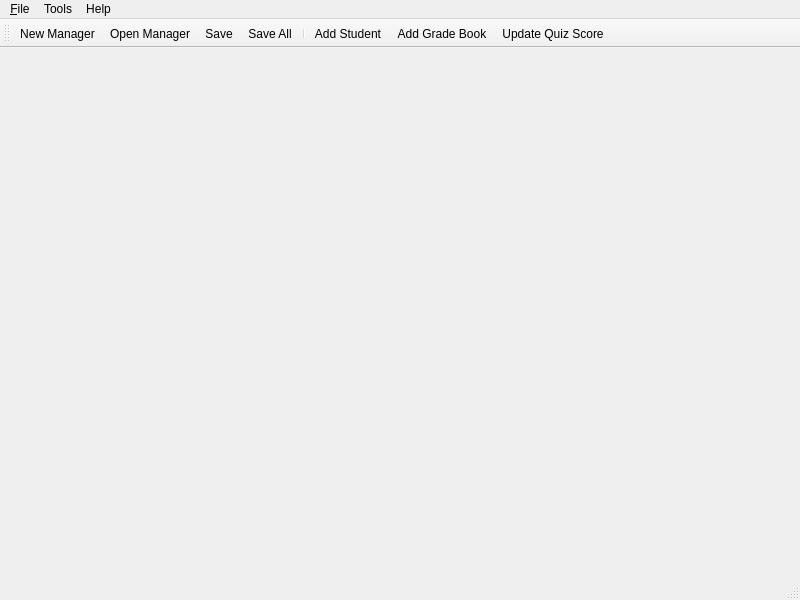
<?xml version="1.0" encoding="UTF-8"?>
<ui version="4.0">
 <class>GwMainWindow</class>
 <widget class="QMainWindow" name="GwMainWindow">
  <property name="geometry">
   <rect>
    <x>0</x>
    <y>0</y>
    <width>800</width>
    <height>600</height>
   </rect>
  </property>
  <property name="windowTitle">
   <string>MainWindow</string>
  </property>
  <property name="styleSheet">
   <string notr="true"/>
  </property>
  <property name="unifiedTitleAndToolBarOnMac">
   <bool>false</bool>
  </property>
  <widget class="QWidget" name="centralwidget"/>
  <widget class="QMenuBar" name="menubar">
   <property name="geometry">
    <rect>
     <x>0</x>
     <y>0</y>
     <width>800</width>
     <height>21</height>
    </rect>
   </property>
   <widget class="QMenu" name="menu_File">
    <property name="title">
     <string>&amp;File</string>
    </property>
    <addaction name="action_New_Manager"/>
    <addaction name="actionOpen_Manager"/>
    <addaction name="actionSave"/>
    <addaction name="actionSave_All"/>
    <addaction name="separator"/>
    <addaction name="actionPrint_Preview"/>
    <addaction name="actionPrint"/>
    <addaction name="actionExport_PDF"/>
    <addaction name="separator"/>
    <addaction name="actionClose"/>
    <addaction name="actionE_xit"/>
   </widget>
   <widget class="QMenu" name="menuTools">
    <property name="title">
     <string>Tools</string>
    </property>
    <addaction name="actionAdd_Student"/>
    <addaction name="actionCreate_Grade_Book"/>
    <addaction name="actionUpdate_Quiz_Score"/>
    <addaction name="actionCreateReportSlip"/>
    <addaction name="actionCreateResultSheet"/>
    <addaction name="separator"/>
    <addaction name="separator"/>
   </widget>
   <widget class="QMenu" name="menuHelp">
    <property name="title">
     <string>Help</string>
    </property>
    <addaction name="actionAbout"/>
    <addaction name="actionAbout_Qt"/>
   </widget>
   <addaction name="menu_File"/>
   <addaction name="menuTools"/>
   <addaction name="menuHelp"/>
  </widget>
  <widget class="QStatusBar" name="statusbar"/>
  <widget class="QToolBar" name="toolBar">
   <property name="windowTitle">
    <string>toolBar</string>
   </property>
   <attribute name="toolBarArea">
    <enum>TopToolBarArea</enum>
   </attribute>
   <attribute name="toolBarBreak">
    <bool>false</bool>
   </attribute>
   <addaction name="action_New_Manager"/>
   <addaction name="actionOpen_Manager"/>
   <addaction name="actionSave"/>
   <addaction name="actionSave_All"/>
   <addaction name="separator"/>
   <addaction name="actionAdd_Student"/>
   <addaction name="actionCreate_Grade_Book"/>
   <addaction name="actionUpdate_Quiz_Score"/>
  </widget>
  <action name="action_New_Manager">
   <property name="icon">
    <iconset theme="document-new" resource="images.qrc">
     <normaloff>:/win/images/images/win/filenew.png</normaloff>:/win/images/images/win/filenew.png</iconset>
   </property>
   <property name="text">
    <string>&amp;New Manager</string>
   </property>
   <property name="toolTip">
    <string>Start a new ResultManager</string>
   </property>
   <property name="statusTip">
    <string>Create new ResultManager</string>
   </property>
   <property name="shortcut">
    <string>Ctrl+N</string>
   </property>
  </action>
  <action name="actionOpen_Manager">
   <property name="icon">
    <iconset resource="images.qrc">
     <normaloff>:/win/images/images/win/fileopen.png</normaloff>:/win/images/images/win/fileopen.png</iconset>
   </property>
   <property name="text">
    <string>&amp;Open Manager</string>
   </property>
   <property name="toolTip">
    <string>Open an existing Result Manager</string>
   </property>
   <property name="statusTip">
    <string>Open a ResultManager</string>
   </property>
   <property name="shortcut">
    <string>Ctrl+O</string>
   </property>
  </action>
  <action name="actionSave">
   <property name="icon">
    <iconset resource="images.qrc">
     <normaloff>:/win/images/images/win/filesave.png</normaloff>:/win/images/images/win/filesave.png</iconset>
   </property>
   <property name="text">
    <string>&amp;Save</string>
   </property>
   <property name="toolTip">
    <string>Save changes made in the Table</string>
   </property>
   <property name="statusTip">
    <string>Save Changes made in the Table</string>
   </property>
   <property name="shortcut">
    <string>Ctrl+S</string>
   </property>
  </action>
  <action name="actionSave_All">
   <property name="text">
    <string>Save &amp;All</string>
   </property>
   <property name="toolTip">
    <string>Save Changes in all GradeBooks</string>
   </property>
   <property name="statusTip">
    <string>Save Changes made in the Tables</string>
   </property>
  </action>
  <action name="actionClose">
   <property name="text">
    <string>Close</string>
   </property>
   <property name="statusTip">
    <string>Close the application</string>
   </property>
  </action>
  <action name="actionE_xit">
   <property name="text">
    <string>E&amp;xit</string>
   </property>
   <property name="statusTip">
    <string>Exit all instants of the application</string>
   </property>
  </action>
  <action name="actionAdd_Student">
   <property name="text">
    <string>Add Student</string>
   </property>
   <property name="toolTip">
    <string>Add Student        Alt+A</string>
   </property>
   <property name="statusTip">
    <string>Add Student to the Manager</string>
   </property>
   <property name="shortcut">
    <string>Alt+A</string>
   </property>
  </action>
  <action name="actionCreate_Grade_Book">
   <property name="text">
    <string>Add Grade Book</string>
   </property>
   <property name="toolTip">
    <string>Add Grade Book   Alt+G</string>
   </property>
   <property name="statusTip">
    <string>Add a new GradeBook</string>
   </property>
   <property name="shortcut">
    <string>Alt+G</string>
   </property>
  </action>
  <action name="actionUpdate_Quiz_Score">
   <property name="text">
    <string>Update Quiz Score</string>
   </property>
   <property name="statusTip">
    <string>Update Student's grades</string>
   </property>
  </action>
  <action name="actionPrint">
   <property name="icon">
    <iconset resource="images.qrc">
     <normaloff>:/win/images/images/win/fileprint.png</normaloff>:/win/images/images/win/fileprint.png</iconset>
   </property>
   <property name="text">
    <string>Print</string>
   </property>
   <property name="statusTip">
    <string>Print The current Page</string>
   </property>
   <property name="shortcut">
    <string>Ctrl+P</string>
   </property>
  </action>
  <action name="actionExport_PDF">
   <property name="icon">
    <iconset resource="images.qrc">
     <normaloff>:/win/images/images/win/exportpdf.png</normaloff>:/win/images/images/win/exportpdf.png</iconset>
   </property>
   <property name="text">
    <string>Export PDF</string>
   </property>
   <property name="statusTip">
    <string>Export file as a PDF file</string>
   </property>
  </action>
  <action name="actionPrint_Preview">
   <property name="icon">
    <iconset resource="images.qrc">
     <normaloff>:/win/images/images/win/fileprint.png</normaloff>:/win/images/images/win/fileprint.png</iconset>
   </property>
   <property name="text">
    <string>Print Preview</string>
   </property>
   <property name="toolTip">
    <string>Preview  page     Ctrl+Shift+P</string>
   </property>
   <property name="statusTip">
    <string>Preview the page before printing</string>
   </property>
   <property name="shortcut">
    <string>Ctrl+Shift+P</string>
   </property>
  </action>
  <action name="actionCreateReportSlip">
   <property name="text">
    <string>Create Student Report Slip</string>
   </property>
   <property name="toolTip">
    <string>Create Result Slip for the Student in the current class</string>
   </property>
   <property name="statusTip">
    <string>Create Result Slip for the Student in the current class</string>
   </property>
  </action>
  <action name="actionCreateResultSheet">
   <property name="text">
    <string>Create ResultSheet</string>
   </property>
   <property name="toolTip">
    <string>Create ResultSheet for this student</string>
   </property>
   <property name="statusTip">
    <string>Create ResultSheet for the student in the selected row</string>
   </property>
  </action>
  <action name="actionAbout">
   <property name="text">
    <string>About </string>
   </property>
   <property name="toolTip">
    <string>About the application</string>
   </property>
   <property name="statusTip">
    <string>About this application</string>
   </property>
  </action>
  <action name="actionAbout_Qt">
   <property name="text">
    <string>About Qt</string>
   </property>
   <property name="statusTip">
    <string>About Qt</string>
   </property>
  </action>
 </widget>
 <resources>
  <include location="images.qrc"/>
 </resources>
 <connections/>
</ui>
